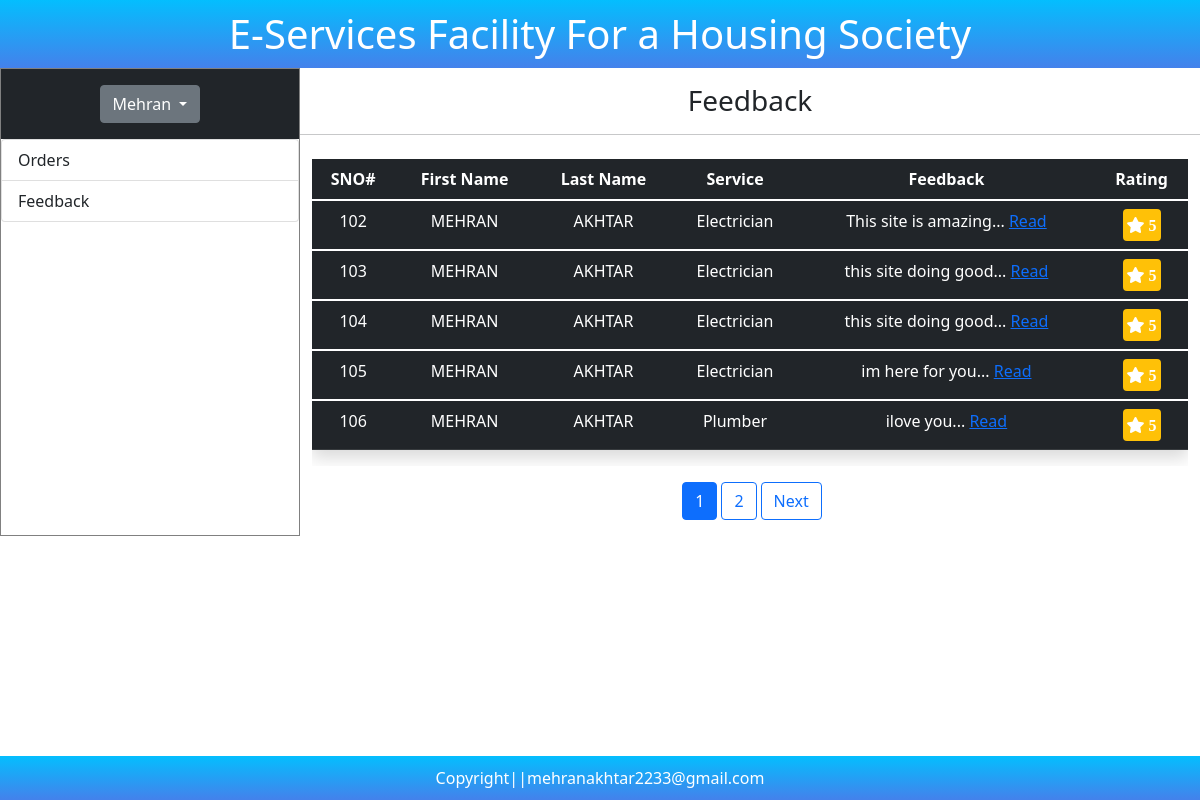
Page /dashboard_feedback.php (signed in) on the committed database.
### tables this page shows
CREATE TABLE `feedback` (
  `feedback_id` int(255) NOT NULL,
  `feedback` varchar(255) NOT NULL,
  `rating` int(255) NOT NULL,
  `feedback_resident_id` int(255) NOT NULL,
  `feedback_category_id` int(255) NOT NULL
);

CREATE TABLE `residents` (
  `resident_id` int(11) NOT NULL,
  `resident_fname` varchar(255) NOT NULL,
  `resident_lname` varchar(255) NOT NULL,
  `resident_email` varchar(255) NOT NULL,
  `resident_gender` varchar(255) NOT NULL,
  `resident_mobile_number` varchar(255) NOT NULL,
  `resident_house_no` int(255) NOT NULL,
  `resident_payment` varchar(255) NOT NULL,
  `resident_password` varchar(255) NOT NULL,
  `role` varchar(8) NOT NULL
);

CREATE TABLE `category` (
  `category_id` int(255) NOT NULL,
  `category_title` text NOT NULL,
  `category_description` text NOT NULL
);

### dashboard_feedback.php (the view, shortened to what this page needs)
<!doctype html>
<html lang="en">
<head>
    <link rel="stylesheet" href="bootstrap/css/bootstrap.css">
    <link rel="stylesheet" href="Fonts/all.css">
</head>
<body>
    <main class="d-flex flex-column align-content-between">
        <div class="title">
            <h1><a href="index.php" class="text-decoration-none text-white">E-Services Facility For a Housing Society</a></h1>
        </div>
        <div class="container-fluid p-0">
            <div class="sidebar main d-flex">
                <?php include "components/sidebar.php" ?>
                <div class="content col-md-9 ">
                    <h3 class="text-center mt-3">Feedback</h3>
                    <hr>
                    <div class="container col-md-12  ">
                        <div class="table-responsive  mt-4 me-5 table">
                            <table class="table col-md-6 table-hover  table-dark text-center shadow">
                                <thead>
                                    <tr>
                                        <th scope="col">SNO#</th>
                                        <th scope="col">First Name</th>
                                        <th scope="col">Last Name</th>
                                        <th scope="col">Service</th>
                                        <th scope="col">Feedback</th>
                                        <th scope="col">Rating</th>
                                    </tr>
                                </thead>
                                <?php
                                include "components/db_connect.php";
                                $limit = 5;
                                if (isset($_GET['page'])) {
                                    $page = $_GET['page'];
                                } else {
                                    $page = 1;
                                }
                                $offset = ($page - 1) * $limit;
                                $sql = "SELECT*FROM feedback LIMIT {$offset},{$limit}";
                                $resuslt = mysqli_query($conn, $sql);
                                if (mysqli_num_rows($resuslt) > 0) {
                                    while ($row = mysqli_fetch_array($resuslt)) {
                                        $feedback_id = $row['feedback_id'];
                                        $feedback = $row['feedback'];
                                        $rating = $row['rating'];
                                        $feedback_resident_id = $row['feedback_resident_id'];
                                        $feedback_category_id = $row['feedback_category_id'];
                                        $sql1 = "SELECT*FROM residents where resident_id=$feedback_resident_id";
                                        $resuslt1 = mysqli_query($conn, $sql1);
                                        $row = mysqli_fetch_array($resuslt1);
                                        $fname = $row['resident_fname'];
                                        $lname = $row['resident_lname'];
                                        $sql2 = "SELECT*FROM category where category_id=$feedback_category_id";
                                        $resuslt2 = mysqli_query($conn, $sql2);
                                        $row = mysqli_fetch_array($resuslt2);
                                        $category = $row['category_title'];
                                ?>
                                        <tbody>
                                            <tr class="">
                                                <td scope="row"><?php echo $feedback_id ?></td>
                                                <td scope="row"><?php echo strtoupper($fname) ?></td>
                                                <td><?php echo strtoupper($lname) ?></td>
                                                <td><?php echo $category ?></td>
                                                <td><?php echo substr($feedback, 0, 20) ?>...
                                                    <a type="" href="dashboard_feedback.php?id=<?php echo $feedback_id ?>" data-bs-target="#modalId">
                                                        Read
                                                    </a>
                                                </td>
                                                <td><i class="fa fa-star bg-warning p-1 rounded"> <?php echo $rating ?></td>
                                            </tr>
                                        </tbody>
                                <?php
                                    }
                                } else {
                                    echo '<h3 class="text-center">No Record Found</h3>';
                                }
                                ?>
                            </table>
                        </div>
                        <?php
                        $sql1 = "SELECT * FROM feedback";
                        $result1 = mysqli_query($conn, $sql1) or die("Query Failed.");
                        if (mysqli_num_rows($result1) > 0) {
                            $total_records = mysqli_num_rows($result1);
                            $total_page = ceil($total_records / $limit);
                            echo '<ul class="pagination admin-pagination d-flex justify-content-center">';
                            for ($i = 1; $i <= $total_page; $i++) {
                                if ($i == $page) {
                                    $active = "active";
                                } else {
                                    $active = "";
                                }
                                echo '<li class=""><a class="btn ' . $active . ' btn-outline-primary ms-1 text-decoration-none" href="dashboard_feedback.php?page=' . $i . '">' . $i . '</a></li>';
                            }
                            if ($total_page > $page) {
                                echo '<li class="ms-1"><a class="btn btn-outline-primary text-decoration-none" href="dashboard_feedback.php?page=' . ($page + 1) . '">Next</a></li>';
                            }
                            echo '</ul>';
                        }
                        ?>
                    </div>
                </div>
            </div>
        </div>
    </main>
    <footer class="fixed-bottom">
        <?php include "components/footer.php" ?>
    </footer>
</body>
</html>

### dashboard_feedback.php (style rules this page uses)
footer { background-image: linear-gradient(to top, #4481eb 0%, #04befe 100%); text-align: center; padding: 10px; color: white; }
.active { background: blue; }
.title { text-align: center; background-image: linear-gradient(to top, #4481eb 0%, #04befe 100%); padding: 10px; color: white; }
.title h1 { margin-bottom: 0; }
.active { background: #4481eb; color: white; }

### rows in the picture
feedback: feedback_id "102", residents.resident_fname "MEHRAN", residents.resident_lname "AKHTAR", category.category_title "Electrician", feedback "This site is amazing", rating "5"
feedback: feedback_id "103", residents.resident_fname "MEHRAN", residents.resident_lname "AKHTAR", category.category_title "Electrician", feedback "this site doing good", rating "5"
feedback: feedback_id "104", residents.resident_fname "MEHRAN", residents.resident_lname "AKHTAR", category.category_title "Electrician", feedback "this site doing good", rating "5"
feedback: feedback_id "105", residents.resident_fname "MEHRAN", residents.resident_lname "AKHTAR", category.category_title "Electrician", feedback "im here for you", rating "5"
feedback: feedback_id "106", residents.resident_fname "MEHRAN", residents.resident_lname "AKHTAR", category.category_title "Plumber", feedback "ilove you", rating "5"

### other values in the picture
$_SESSION['name'] "Mehran"
